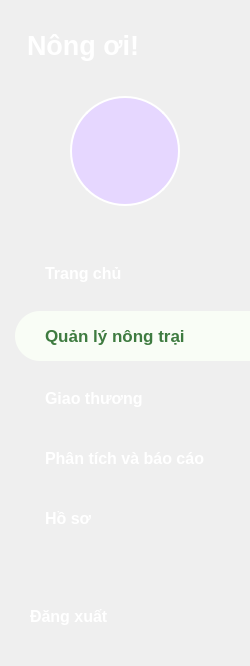
    <widget class="QFrame" name="sidebar">
     <property name="minimumSize">
      <size>
       <width>250</width>
       <height>0</height>
      </size>
     </property>
     <property name="maximumSize">
      <size>
       <width>250</width>
       <height>16777215</height>
      </size>
     </property>
     <property name="styleSheet">
      <string notr="true">QFrame#sidebar {
    background-color: #3E7B40;
}</string>
     </property>
     <layout class="QVBoxLayout" name="verticalLayout_sidebar">
      <property name="spacing">
       <number>15</number>
      </property>
      <property name="leftMargin">
       <number>0</number>
      </property>
      <property name="topMargin">
       <number>30</number>
      </property>
      <property name="rightMargin">
       <number>0</number>
      </property>
      <property name="bottomMargin">
       <number>30</number>
      </property>
      <item>
       <widget class="QLabel" name="lbl_logo">
        <property name="styleSheet">
         <string notr="true">color: white; font-size: 20pt; font-weight: bold; padding-left: 20px;</string>
        </property>
        <property name="text">
         <string>Nông ơi!</string>
        </property>
       </widget>
      </item>
      <item>
       <spacer name="verticalSpacer_avatar_top">
        <property name="orientation">
         <enum>Qt::Vertical</enum>
        </property>
        <property name="sizeType">
         <enum>QSizePolicy::Fixed</enum>
        </property>
        <property name="sizeHint" stdset="0">
         <size>
          <width>20</width>
          <height>20</height>
         </size>
        </property>
       </spacer>
      </item>
      <item>
       <layout class="QHBoxLayout" name="avatar_layout">
        <item>
         <widget class="QLabel" name="lbl_avatar">
          <property name="minimumSize">
           <size>
            <width>110</width>
            <height>110</height>
           </size>
          </property>
          <property name="maximumSize">
           <size>
            <width>110</width>
            <height>110</height>
           </size>
          </property>
          <property name="styleSheet">
           <string notr="true">background-color: #E6D7FF; border-radius: 55px; border: 2px solid white;</string>
          </property>
          <property name="text">
           <string/>
          </property>
          <property name="pixmap">
           <pixmap>../Hình ảnh/icon_user_purple.png</pixmap>
          </property>
          <property name="scaledContents">
           <bool>true</bool>
          </property>
          <property name="alignment">
           <set>Qt::AlignCenter</set>
          </property>
         </widget>
        </item>
       </layout>
      </item>
      <item>
       <spacer name="verticalSpacer_menu_top">
        <property name="orientation">
         <enum>Qt::Vertical</enum>
        </property>
        <property name="sizeType">
         <enum>QSizePolicy::Fixed</enum>
        </property>
        <property name="sizeHint" stdset="0">
         <size>
          <width>20</width>
          <height>30</height>
         </size>
        </property>
       </spacer>
      </item>
      <item>
       <widget class="QPushButton" name="btn_menu_trang_chu">
        <property name="minimumSize">
         <size>
          <width>0</width>
          <height>45</height>
         </size>
        </property>
        <property name="cursor">
         <cursorShape>PointingHandCursor</cursorShape>
        </property>
        <property name="styleSheet">
         <string notr="true">QPushButton { background-color: transparent; color: white; font-size: 12pt; font-weight: bold; text-align: left; padding-left: 45px; border: none; } QPushButton:hover { color: #DDF3B9; }</string>
        </property>
        <property name="text">
         <string>Trang chủ</string>
        </property>
       </widget>
      </item>
      <item>
       <widget class="QPushButton" name="btn_menu_quan_ly">
        <property name="minimumSize">
         <size>
          <width>0</width>
          <height>50</height>
         </size>
        </property>
        <property name="cursor">
         <cursorShape>PointingHandCursor</cursorShape>
        </property>
        <property name="styleSheet">
         <string notr="true">QPushButton { background-color: #F9FDF6; color: #3E7B40; font-size: 13pt; font-weight: bold; text-align: left; padding-left: 30px; border: none; border-top-left-radius: 25px; border-bottom-left-radius: 25px; margin-left: 15px; }</string>
        </property>
        <property name="text">
         <string>Quản lý nông trại</string>
        </property>
       </widget>
      </item>
      <item>
       <widget class="QPushButton" name="btn_menu_giao_thuong">
        <property name="minimumSize">
         <size>
          <width>0</width>
          <height>45</height>
         </size>
        </property>
        <property name="cursor">
         <cursorShape>PointingHandCursor</cursorShape>
        </property>
        <property name="styleSheet">
         <string notr="true">QPushButton { background-color: transparent; color: white; font-size: 12pt; font-weight: bold; text-align: left; padding-left: 45px; border: none; } QPushButton:hover { color: #DDF3B9; }</string>
        </property>
        <property name="text">
         <string>Giao thương</string>
        </property>
       </widget>
      </item>
      <item>
       <widget class="QPushButton" name="btn_menu_phan_tich">
        <property name="minimumSize">
         <size>
          <width>0</width>
          <height>45</height>
         </size>
        </property>
        <property name="cursor">
         <cursorShape>PointingHandCursor</cursorShape>
        </property>
        <property name="styleSheet">
         <string notr="true">QPushButton { background-color: transparent; color: white; font-size: 12pt; font-weight: bold; text-align: left; padding-left: 45px; border: none; } QPushButton:hover { color: #DDF3B9; }</string>
        </property>
        <property name="text">
         <string>Phân tích và báo cáo</string>
        </property>
       </widget>
      </item>
      <item>
       <widget class="QPushButton" name="btn_menu_ho_so">
        <property name="minimumSize">
         <size>
          <width>0</width>
          <height>45</height>
         </size>
        </property>
        <property name="cursor">
         <cursorShape>PointingHandCursor</cursorShape>
        </property>
        <property name="styleSheet">
         <string notr="true">QPushButton { background-color: transparent; color: white; font-size: 12pt; font-weight: bold; text-align: left; padding-left: 45px; border: none; } QPushButton:hover { color: #DDF3B9; }</string>
        </property>
        <property name="text">
         <string>Hồ sơ</string>
        </property>
       </widget>
      </item>
      <item>
       <spacer name="verticalSpacer_sidebar_bottom">
        <property name="orientation">
         <enum>Qt::Vertical</enum>
        </property>
        <property name="sizeHint" stdset="0">
         <size>
          <width>20</width>
          <height>40</height>
         </size>
        </property>
       </spacer>
      </item>
      <item>
       <widget class="QPushButton" name="btn_dang_xuat">
        <property name="minimumSize">
         <size>
          <width>0</width>
          <height>40</height>
         </size>
        </property>
        <property name="cursor">
         <cursorShape>PointingHandCursor</cursorShape>
        </property>
        <property name="styleSheet">
         <string notr="true">QPushButton { background-color: transparent; color: white; font-size: 12pt; font-weight: bold; text-align: left; padding-left: 30px; border: none; } QPushButton:hover { color: #FFB3B3; }</string>
        </property>
        <property name="text">
         <string>Đăng xuất</string>
        </property>
       </widget>
      </item>
     </layout>
    </widget>
